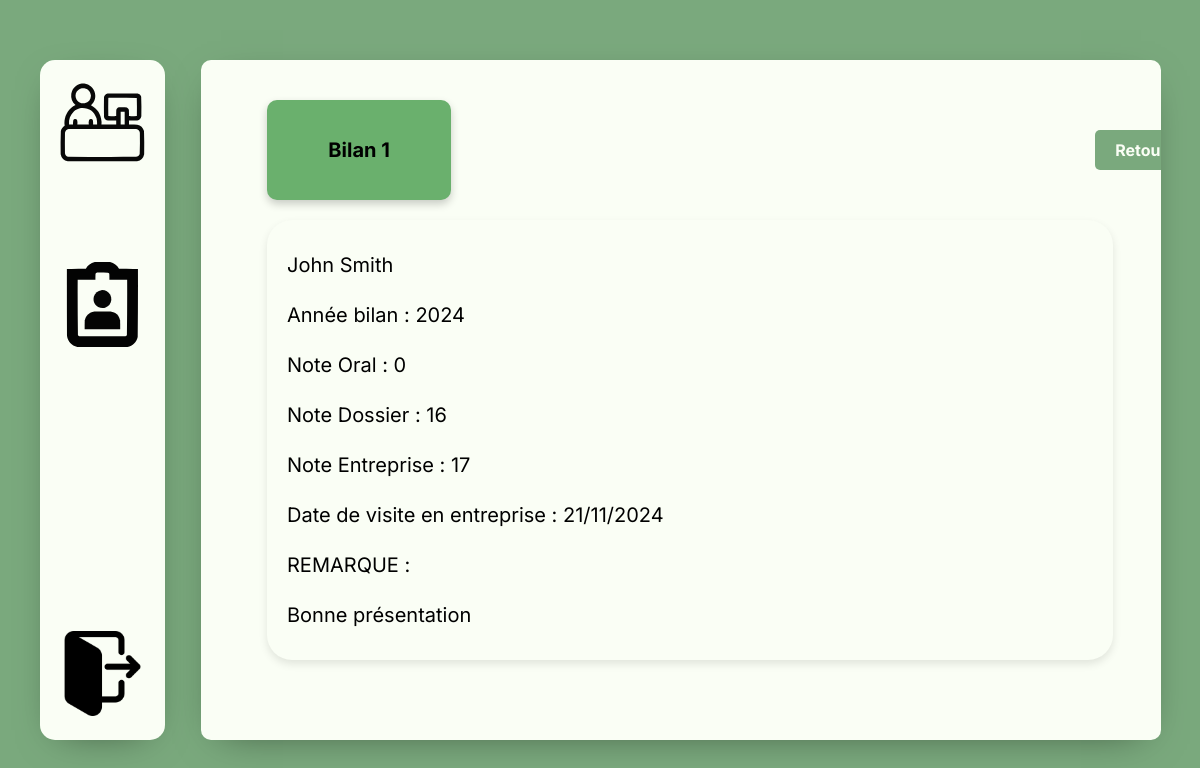
Page /MVC/Controller/EtudiantController.php?action=detailBilan1&id=7 (signed in) on the earlier database version.
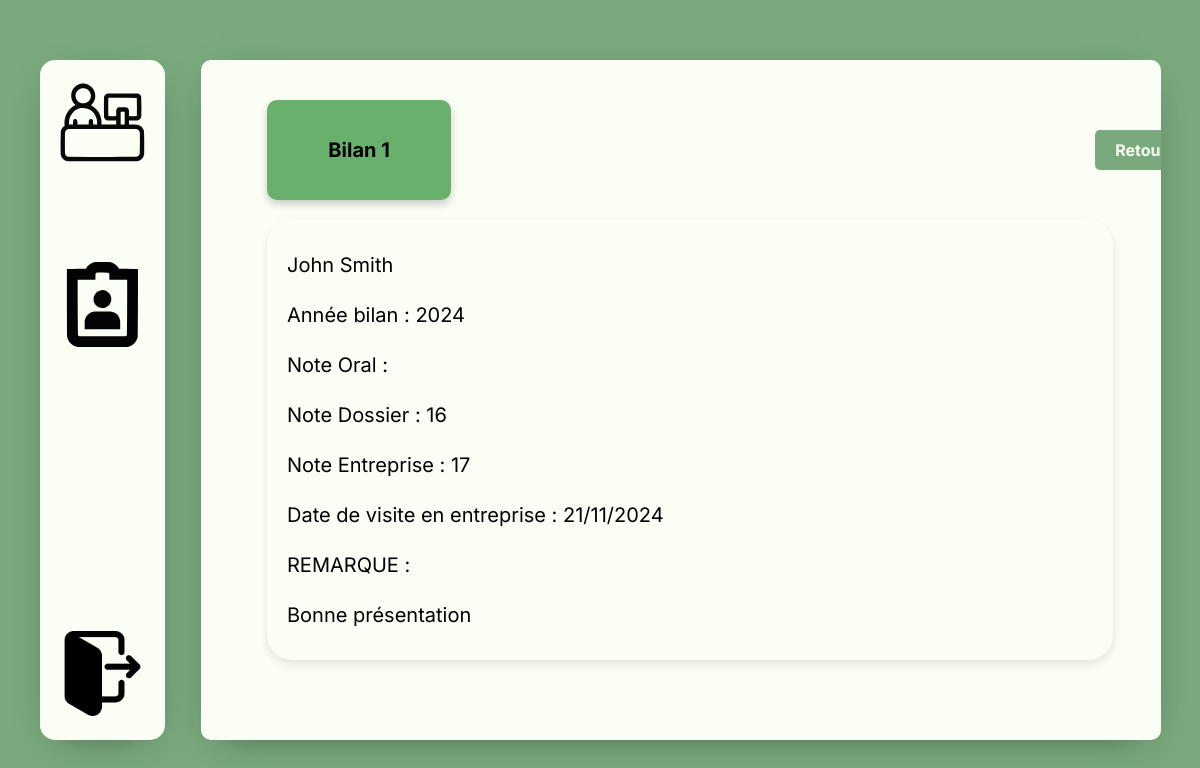
Same page on the later database version.
### tables this page shows
CREATE TABLE Bilan1 (
    bil1_id INT AUTO_INCREMENT,
    bil1_date_visite_ent DATE,
    bil1_note_entreprise FLOAT,
    bil1_note_dossier FLOAT,
    bil1_note_oral FLOAT,
    bil1_remarques VARCHAR(1000),
    etu_id INT NOT NULL,
    FOREIGN KEY (etu_id) REFERENCES Etudiant(etu_id),
    CONSTRAINT bilan1_pk PRIMARY KEY(bil1_id)
);

### MVC/DAO/DAO.php (called while the page is built, shortened)
<?php
abstract class DAO {
public function __construct(PDO $connect) {
$this->bdd = $connect;
}
}
?>

### MVC/DAO/Bilan1DAO.php (called while the page is built, shortened)
<?php
require_once 'EtduiantDAO.php';
require_once 'DAO.php';
class Bilan1DAO extends DAO
{
    public function find(int $id): object
    {
        $result = null;
        $query = "SELECT * FROM Bilan1 WHERE bil1_id = :bil1_id";
        $stmt = $this->bdd->prepare($query);
        $r = $stmt->execute([
            "bil1_id" => $id
        ]);
        if ($r !== false) {
            $row = ($tmp = $stmt->fetch(PDO::FETCH_ASSOC)) ? $tmp : null;
            if (!is_null($row)) {
                $etudiant = null;
                if (isset($row['etu_id'])) {
                    $etudiantmodel = new EtduiantDAO($this->bdd);
                    $etudiant = $etudiantmodel->find($row['etu_id']);
                }
                $date = $row['bil1_date_visite_ent'] != null ? new DateTime($row['bil1_date_visite_ent']) : null;
                $result = new Bilan1($row['bil1_note_entreprise'],$date,$row['bil1_id'],$row['bil1_remarques'],$row['bil1_note_dossier'],$row['bil1_note_oral'],$etudiant);
            }
        }
        return $result;
    }
}

### MVC/DAO/EtduiantDAO.php (called while the page is built, shortened)
<?php
require_once 'DAO.php';
class EtduiantDAO extends DAO
{
    public function find(int $id): object
    {
        $bil1DAO = new Bilan1DAO($this->bdd);
        $bil2DAO = new Bilan2DAO($this->bdd);
        $result = null;
        $query = "SELECT * FROM Etudiant WHERE etu_id = :etu_id";
        $stmt = $this->bdd->prepare($query);
        $r = $stmt->execute([
            "etu_id" => $id
        ]);
        if ($r !== false) {
            $row = ($tmp = $stmt->fetch(PDO::FETCH_ASSOC)) ? $tmp : null;
            if (!is_null($row)) {
                $tuteur = null;
                if (isset($row['tut_id'])) {
                    $tuteurModel = new TuteurDAO($this->bdd);
                    $tuteur = $tuteurModel->find($row['tut_id']);
                }else{
                    $tuteur = null;
                }
                $entreprise = null;
                if (isset($row['ent_id'])) {
                    $entrepriseModel = new EntrepriseDAO($this->bdd);
                    $entreprise = $entrepriseModel->find($row['ent_id']);
                }
                else{
                    $entreprise = null;
                }
                $specialite = null;
                if (isset($row['spe_id'])) {
                    $specialiteModel = new SpecialiteDAO($this->bdd);
                    $specialite = $specialiteModel->find($row['spe_id']);
                }
                else{
                    $specialite = null;
                }
                $classe = null;
                if (isset($row['classe_id'])) {
                    $classeModel = new ClasseDAO($this->bdd);
                    $classe = $classeModel->find($row['classe_id']);
                }
                else{
                    $classe = null;
                }
                $maitreappre = null;
                if (isset($row['maitre_appr_id'])) {
                    $maitreappreModel = new MaitreApprentissageDAO($this->bdd);
                    $maitreappre = $maitreappreModel->find($row['maitre_appr_id']);
                }
                else{
                    $maitreappre = null;
                }
                $res = new Etudiant($tuteur,$specialite,$classe,$maitreappre,$entreprise,$row['etu_id'],$row['etu_nom'],$row['etu_pre'],$row['etu_email'],$row['etu_mdp'],$row['etu_tel'],$row['etu_adr'],$row['etu_ville'],$row['etu_cp']);
                $bil1 = $bil1DAO->getallBilan1ByEleve($res);
                $res->setMesBilan1($bil1);
                $bil2 = $bil2DAO->getallBilan2ByEleve($res);
                $res->setMesBilan2($bil2);
                $result = $res;
            }
        }
        return $result;
    }
}

### MVC/DAO/TuteurDAO.php (called while the page is built, shortened)
<?php
require_once 'DAO.php';
class TuteurDAO extends DAO {
    public function find(int $id): object
    {
        $result = null;
        $query = "SELECT * FROM Tuteur WHERE tut_id = :tut_id";
        $stmt = $this->bdd->prepare($query);
        $r = $stmt->execute([
            "tut_id" => $id
        ]);
        if ($r !== false) {
            $row = ($tmp = $stmt->fetch(PDO::FETCH_ASSOC)) ? $tmp : null;
            if (!is_null($row)) {
                $result = new Tuteur($row['tut_tel'],$row['tut_nb_etu_actu'], $row['tut_id'], $row['tut_nom'],$row['tut_pre'],$row['tut_email'],$row['tut_mdp']);
            }
        }
        return $result;
    }
}

### MVC/DAO/EntrepriseDAO.php (called while the page is built, shortened)
<?php
require_once 'DAO.php';
class EntrepriseDAO extends DAO
{
    public function find(int $id): object
    {
        $result = null;
        $query = "SELECT * FROM Entreprise WHERE ent_id = :ent_id";
        $stmt = $this->bdd->prepare($query);
        $r = $stmt->execute([
            "ent_id" => $id
        ]);
        if ($r !== false) {
            $row = ($tmp = $stmt->fetch(PDO::FETCH_ASSOC)) ? $tmp : null;
            if (!is_null($row)) {
                $result = new Entreprise($row['ent_id'],$row['ent_nom'], $row['ent_adr'], $row['ent_cp'], $row['ent_ville']);
            }
        }
        return $result;
    }
}

### MVC/DAO/SpecialiteDAO.php (called while the page is built, shortened)
<?php
require_once 'DAO.php';
class SpecialiteDAO extends DAO
{
    public function find(int $id): object
    {
        $result = null;
        $query = "SELECT * FROM Specialite WHERE spe_id = :spe_id";
        $stmt = $this->bdd->prepare($query);
        $r = $stmt->execute([
            "spe_id" => $id
        ]);
        if ($r !== false) {
            $row = ($tmp = $stmt->fetch(PDO::FETCH_ASSOC)) ? $tmp : null;
            if (!is_null($row)) {
                $result = new Specialite($row['spe_id'],$row['spe_nom']);
            }
        }
        return $result;
    }
}

### MVC/DAO/ClasseDAO.php (called while the page is built, shortened)
<?php
require_once 'DAO.php';
class ClasseDAO extends DAO
{
    public function find(int $id): object
    {
        $result = null;
        $query = "SELECT * FROM Classe WHERE classe_id = :classe_id";
        $stmt = $this->bdd->prepare($query);
        $r = $stmt->execute([
            "classe_id" => $id
        ]);
        if ($r !== false) {
            $row = ($tmp = $stmt->fetch(PDO::FETCH_ASSOC)) ? $tmp : null;
            if (!is_null($row)) {
                $result = new Classe($row['classe_id'], $row['classe_nom']);
            }
        }
        return $result;
    }
}

### MVC/Views/PageBilan1.php (the view, shortened to what the changed rows need)
<!DOCTYPE html>
<html lang="fr">
<head>
    <link rel="stylesheet" href="../Style/Style.css">
    <link rel="stylesheet" href="../Style/reset.css">
</head>
<body>
<div class="MainContainer">
    <div class="BilanPageConsultation">
        <div class="BilanConsultation">
            <?php if (!empty($bilan1)) : ?>
                <div class="PannelBilan">
                    Bilan 1
                </div>
                <?php if ($_SESSION['role'] == "administrateur") : ?>
                    <button class="boutonBack"><a
                                href="./AdministrateurController.php?action=bilanetud&id=<?php echo($bilan1->getMonEtu()->getIduti()) ?>"">Retour</a>
                    </button>
                <?php elseif ($_SESSION['role'] == "etudiant") : ?>
                    <button class="boutonBack"><a
                                href="./EtudiantController.php?action=bilan&id=<?php echo($bilan1->getMonEtu()->getIduti()) ?>"">Retour</a>
                    </button>
                <?php elseif ($_SESSION['role'] == "tuteur") : ?>
                    <button class="boutonBack"><a
                                href="./TuteurController.php?action=bilanetud&id=<?php echo($bilan1->getMonEtu()->getIduti()) ?>"">Retour</a>
                    </button>
                <?php endif; ?>
            <?php endif; ?>
        </div>
        <div class="contentBilan1">
            <?php echo($bilan1->getMonEtu()->getPrenomUti()) . " " . ($bilan1->getMonEtu()->getNomUti()) ?>
            <br>
            <?php echo "Année bilan : " . ($bilan1->getDatVisEnt()->format('Y')) ?><br>
            <?php echo "Note Oral : " . ($bilan1->getNotDosBil()) ?><br>
            <?php echo "Note Dossier : " . ($bilan1->getNotOraBil()) ?><br>
            <?php echo "Note Entreprise : " . ($bilan1->getNotEnt()) ?><br>
            <?php echo "Date de visite en entreprise : " . ($bilan1->getDatVisEnt()->format('d/m/Y')) ?><br>
            <p>REMARQUE :</p>
            <?php echo ($bilan1->getRemBil()) ?>
        </div>
    </div>
</div>
</body>
</html>

Differences in the rows shown:
changed bilan1 "Bonne présentation": bil1_note_dossier "0" → (not shown)
